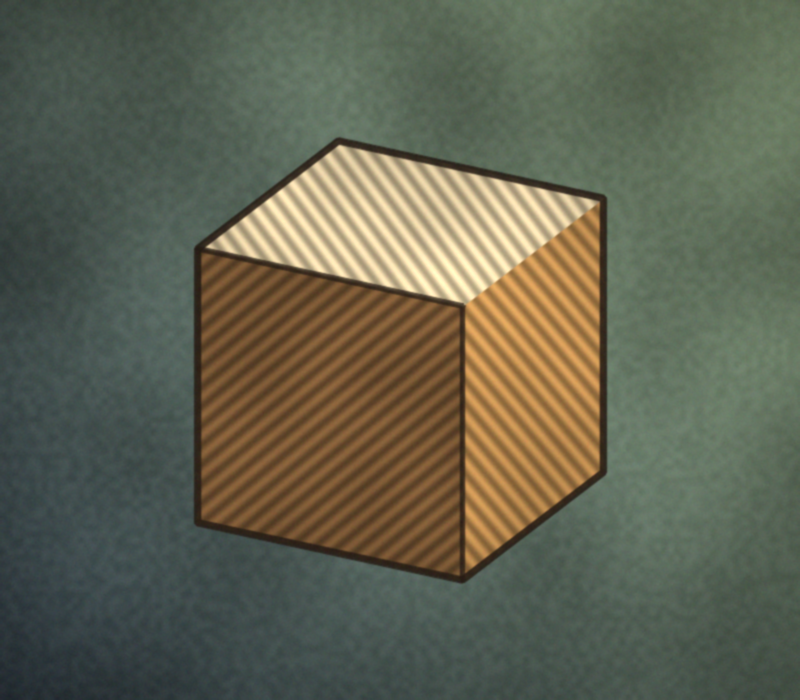
#> input picture samples/cube_off_axis.png, 800 x 700 px
$ python -i inference.py   (imports and definitions only)   (older library calls are emulated)
#> lines starting #> are read from the running program, lines starting #| are printed output that depends on the picture
#> further down, picture is the input picture: shape (700, 800, 3); mean B, G, R 81.6, 99.7, 97.6
### hexengine/canonical.py
"""Canonical reference: a mathematically perfect regular hexagon.

Circumradius 1, centred at the origin, y axis pointing DOWN (image convention), vertex 0 at the top,
vertices running clockwise on screen. This is the silhouette of a unit cube viewed along its body diagonal.
"""

from __future__ import annotations

import numpy as np

FRAME_SIZE = 512                    # canonical raster is FRAME_SIZE x FRAME_SIZE pixels
FRAME_SCALE = 0.45 * FRAME_SIZE     # pixels per canonical unit
CENTRE = np.zeros(2)


def canonical_vertices() -> np.ndarray:
    """Return the six exact vertices, shape (6, 2), V_k at angle -90 deg + 60 deg * k (y down)."""
    angles = np.deg2rad(-90.0 + 60.0 * np.arange(6))
    return np.stack([np.cos(angles), np.sin(angles)], axis=1)


VERTICES = canonical_vertices()


def edge_midpoints() -> np.ndarray:
    """Midpoint of edge (V_k, V_{k+1}) for k = 0..5, shape (6, 2)."""
    return 0.5 * (VERTICES + np.roll(VERTICES, -1, axis=0))


# [44 lines left out: functions construction_lines, canonical_to_frame_matrix, to_frame, from_frame, hexagon_mask, not called in this run]

### hexengine/inference.py
"""Layer and ternary inference on a normalised (canonical-frame) image.

OWNER: Agent C (inference). Ternary rule: see CONTRACTS.md.
Stages (each independently callable so the UI can toggle/inspect them):
  1. orientation_field  — structure tensor
  2. analyse_faces      — per-face dominant orientation + coherence for the current CubeState
  3. ternary assignment — inside analyse_faces, via assign_ternary
  4. primary_line       — the +1 (primary-sign) line vs the neutral vertical reference

Plain-words guide (for Clare and Ben)
-------------------------------------
**Structure tensor.** At every pixel we measure the brightness gradient (gx, gy): an arrow pointing
"uphill" across an edge or stripe. One arrow on its own is noisy, and arrows on the two sides of a stripe
point in opposite directions, so they cannot simply be averaged. Instead we form the 2x2 matrix

    J = [[gx*gx, gx*gy],
         [gx*gy, gy*gy]]

at each pixel and blur each of its three entries with a Gaussian (``sigma_tensor``). This is the
structure tensor. A gradient g and its opposite -g give the same J, so the opposite arrows reinforce
rather than cancel. The two eigenvalues l1 >= l2 >= 0 of the blurred J say how much gradient energy
there is along the dominant direction (l1) and across it (l2):

* l1 >> l2   -> a single clear direction (stripes, an edge): high coherence
* l1 ~= l2   -> no preferred direction (noise, a corner, isotropic texture): low coherence
* l1 = l2 = 0 -> flat region: no information at all (we set coherence 0)

The eigenvector for l1 points across the stripes (along the gradient). The LINE orientation we report,
``theta``, is perpendicular to it, i.e. along the stripes. With Jxx, Jyy, Jxy the blurred entries:

    gradient angle  phi   = 0.5 * atan2(2 Jxy, Jxx - Jyy)
    line angle      theta = phi + pi/2   (wrapped into [0, pi))
    energy                = Jxx + Jyy = l1 + l2   (trace)
    coherence             = (l1 - l2) / (l1 + l2) = sqrt((Jxx - Jyy)^2 + 4 Jxy^2) / (Jxx + Jyy)

We use this *linear* coherence form (not its square), so it is in [0, 1] and reads directly as
"fraction of the gradient energy that agrees on one direction".

**Doubled-angle trick.** Orientations are undirected: a line at 10 deg and a line at 190 deg are the same
line, and 5 deg and 175 deg are only 10 deg apart. Averaging raw angles gets this wrong (it would give
90 deg). So each orientation theta is turned into the unit vector (cos 2theta, sin 2theta): doubling the
angle makes theta and theta+pi land on the same vector, and 5 deg / 175 deg land close together. We
average these vectors (weighted), then halve the angle of the result to get back an orientation. The
length of the averaged vector (0..1) measures how much the pixels agree: this is the face coherence.

**Ternary rule** (CONTRACTS.md). Three rhombic regions are read, each with one corner at the hexagon centre.
Its *radial* line is the long diagonal running out from the centre; its *tangential* line is the short
diagonal, at right angles, wrapping around the centre. For a region with dominant line orientation theta
and coherence c:

* c below ``coherence_min``                      -> 0   (not enough structure to say anything)
* theta within ``angle_tol`` of the radial line  -> state.sign  (+1 convex, -1 concave: "primary")
* theta within ``angle_tol`` of the tangential   -> -state.sign
* anything else (oblique)                        -> 0

All angle differences are undirected (taken modulo pi, so they lie in [0, pi/2]).

**Which regions (the sign convention).** By default ("edges") the regions are centred on the reading's own
three cube edges, so a region's radial line IS one of that reading's edges. Calibrated on the tumbling-block
tile control: its real edges lie on the convex spokes, and it scores +1, +1, +1 under the convex reading and
0, 0, 0 under the concave one. The original rule ("faces") read the reading's own faces instead; their
boundaries are the edges, which the margin hides, so it scored that same tile -1, -1, -1 under CONCAVE.
In one line: **+1 = structure runs along the convex cube's edges; -1 = along the concave corner's edges.**

**Edge margin: the outline must not count as evidence.** The boundaries of each face are strong edges
in their own right: the hexagon outline (the warp's grey cut-off, or shape against background) and the
spokes (shading steps between faces). The structure tensor would happily read those as "structure":
e.g. the TOP face's two outer edges at 30 and 150 deg average (doubled angle) to horizontal, which is its
tangential line, so a plain, textureless hexagon would come out as -1. To avoid this, each face is read
only through a shrunken mask that stays a margin away from EVERY face boundary (outer edges and spokes).
The margin is ``edge_margin_frac`` (default 0.12) of the circumradius, but never less than the reach of
the blurs (4 * sigma_tensor + 4 * sigma_grad + 2 px, 32 px with the defaults), because the smoothing smears
a boundary's gradient that far inwards. On a textureless face even a faint smear would be the only signal.
"""

from __future__ import annotations

import dataclasses

import cv2
import numpy as np

from . import canonical, cube
from .types import CubeState, Face, FaceResult, OrientationField, PrimaryLine, TextureLock

# Default margin kept clear of face boundaries, as a fraction of the canonical circumradius (see face_masks).
DEFAULT_EDGE_MARGIN_FRAC = 0.12

# Below this tensor trace (relative to the image maximum, and in absolute terms) we treat a pixel as flat.
_REL_ENERGY_EPS = 1e-6
_ABS_ENERGY_EPS = 1e-12


# ---------------------------------------------------------------------------------------------------------
# small angle helpers
# ---------------------------------------------------------------------------------------------------------

def _wrap_orientation(theta):
    """Wrap any angle (scalar or array) into the orientation range [0, pi)."""
    out = np.mod(theta, np.pi)
    # np.mod can return exactly pi for tiny negative inputs because of rounding; fold that back to 0.
    return np.where(out >= np.pi, 0.0, out) if isinstance(out, np.ndarray) else (0.0 if out >= np.pi else float(out))


# [4 lines left out: function undirected_diff, not called in this run]


def _to_grey_float(image: np.ndarray) -> np.ndarray:
    """RGB/RGBA/grey image of any dtype -> float64 grey in roughly [0, 1]."""
    img = np.asarray(image)
    if img.ndim == 3:
        if img.shape[2] == 4:
            img = img[:, :, :3]
        if img.shape[2] == 1:
            img = img[:, :, 0]
        else:
            # ITU-R 601 luma weights (RGB channel order, as loaded by PIL / our pipeline)
            img = img[:, :, 0] * 0.299 + img[:, :, 1] * 0.587 + img[:, :, 2] * 0.114
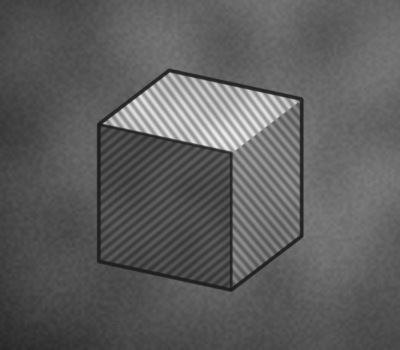
#> img: shape (700, 800) float64 (shown at 1/2 size); min 25.94, max 240.3, mean 94
    img = img.astype(np.float64)
    if np.asarray(image).dtype == np.uint8:
        img /= 255.0
    return img


# ---------------------------------------------------------------------------------------------------------
# 1. orientation field
# ---------------------------------------------------------------------------------------------------------

def orientation_field(image: np.ndarray, sigma_grad: float = 1.5, sigma_tensor: float = 6.0) -> OrientationField:
    """Structure tensor of an RGB or grey canonical-frame image (Sobel/Gaussian derivatives, tensor smoothing).
    theta = LINE orientation (perpendicular to gradient), in [0, pi), y-down frame pixels.
    coherence = (l1 - l2) / (l1 + l2)  (linear form, see module docstring); 0 where energy ~ 0.

    Gradients are "derivative of Gaussian": the grey image is first blurred with sigma_grad, then 3x3 Sobel
    filters take d/dx and d/dy (x right, y down). The three tensor products are blurred with sigma_tensor.
    Mask-agnostic: the whole raster is processed; callers restrict to faces with a mask afterwards.
    """
    grey = _to_grey_float(image)
    if sigma_grad > 0:
        grey = cv2.GaussianBlur(grey, (0, 0), sigmaX=sigma_grad, sigmaY=sigma_grad, borderType=cv2.BORDER_REFLECT)
    # Sobel with scale 1/8 gives a true finite-difference derivative (intensity units per pixel).
    gx = cv2.Sobel(grey, cv2.CV_64F, 1, 0, ksize=3, scale=1.0 / 8.0, borderType=cv2.BORDER_REFLECT)
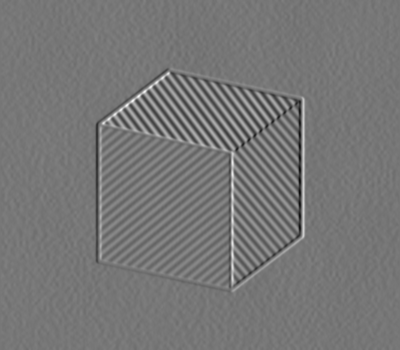
#> gx: shape (700, 800) float64 (shown at 1/2 size); min -0.0904, max 0.104, mean 0.000166; drawn with min black and max white
    gy = cv2.Sobel(grey, cv2.CV_64F, 0, 1, ksize=3, scale=1.0 / 8.0, borderType=cv2.BORDER_REFLECT)
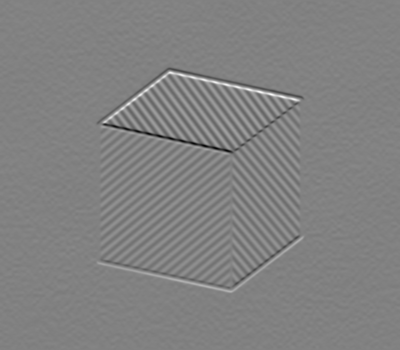
#> gy: shape (700, 800) float64 (shown at 1/2 size); min -0.144, max 0.139, mean -0.00014; drawn with min black and max white

    jxx, jyy, jxy = gx * gx, gy * gy, gx * gy
    if sigma_tensor > 0:
        blur = lambda a: cv2.GaussianBlur(a, (0, 0), sigmaX=sigma_tensor, sigmaY=sigma_tensor,
                                          borderType=cv2.BORDER_REFLECT)
        jxx, jyy, jxy = blur(jxx), blur(jyy), blur(jxy)
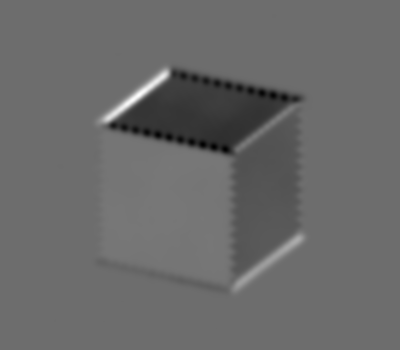
#> jxy: shape (700, 800) float64 (shown at 1/2 size); min -0.00117, max 0.00156, mean -3.54e-05; drawn with min black and max white

    energy = jxx + jyy                                       # = l1 + l2
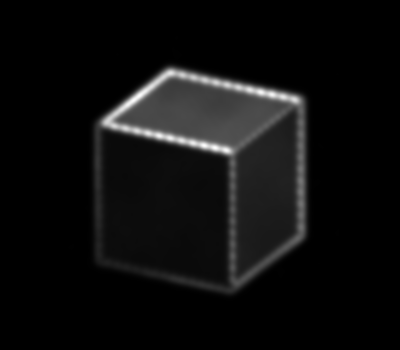
#> energy: shape (700, 800) float64 (shown at 1/2 size); min 1.98e-06, max 0.00431, mean 0.000241; drawn with min black and max white
    anisotropy = np.sqrt((jxx - jyy) ** 2 + 4.0 * jxy ** 2)  # = l1 - l2

    eps = max(_ABS_ENERGY_EPS, _REL_ENERGY_EPS * float(energy.max(initial=0.0)))
#> eps = 4.31e-09
    valid = energy > eps
#> valid: shape (700, 800) bool; every value is 1
    coherence = np.zeros_like(energy)
    coherence[valid] = anisotropy[valid] / energy[valid]
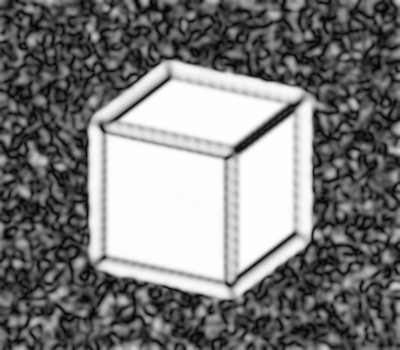
#> coherence: shape (700, 800) float64 (shown at 1/2 size); min 0.000483, max 1, mean 0.482
    coherence = np.clip(coherence, 0.0, 1.0)

    phi = 0.5 * np.arctan2(2.0 * jxy, jxx - jyy)             # dominant GRADIENT orientation
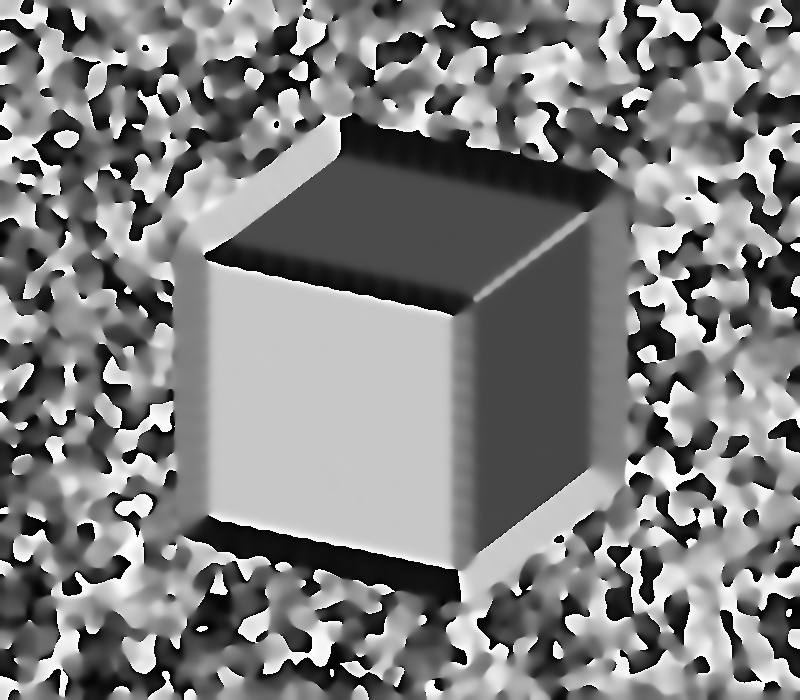
#> phi: shape (700, 800) float64; min -1.57, max 1.57, mean 0.00754; drawn with min black and max white
    theta = _wrap_orientation(phi + np.pi / 2.0)             # LINE orientation, perpendicular to gradient
    theta = np.where(valid, theta, 0.0)
    energy = np.where(valid, energy, 0.0)

    return OrientationField(theta=theta.astype(np.float64), coherence=coherence.astype(np.float64),
                            energy=energy.astype(np.float64))


# ---------------------------------------------------------------------------------------------------------
# 2. face projection
# ---------------------------------------------------------------------------------------------------------

# Buffer added to the measured wall width. The patch specified 4 px; on the baseline photos 4 px (and 6 px) still
# left a false six-fold texture lock in soap froth (pooled shuffle p = 0.0002 and 0.016): the film shades gradually
# for several pixels beyond the dark wall line. From 8 px that artefact was gone (p = 0.17 and higher) while the
# snowflakes' genuine lock was unchanged (p = 0.0025 at every buffer). So the default is 8 px; it is a setting.
SOURCE_MARGIN_BUFFER_PX = 8.0


# [39 lines left out: functions source_margin_frac, edge_margin_px, not called in this run]


CONVENTIONS = ("edges", "faces")
DEFAULT_CONVENTION = "edges"


# [149 lines left out: functions regions, face_masks, dominant_orientation, assign_ternary, analyse_faces, primary_line, not called in this run]


# ---------------------------------------------------------------------------------------------------------
# 5. six-fold texture lock (with a rotation-shuffle control)
# ---------------------------------------------------------------------------------------------------------

LOCK_P = 0.01            # significance level for "locked"
LOCK_MIN_ORDER = 0.10    # below this the texture has no six-fold pattern to speak of


# [49 lines left out: functions texture_lock, pooled_lock_test, not called in this run]

>>> import cv2
>>> picture = cv2.imread('../samples/cube_off_axis.png')
>>> result = orientation_field(picture)

$ run again, on samples/honeycomb.png
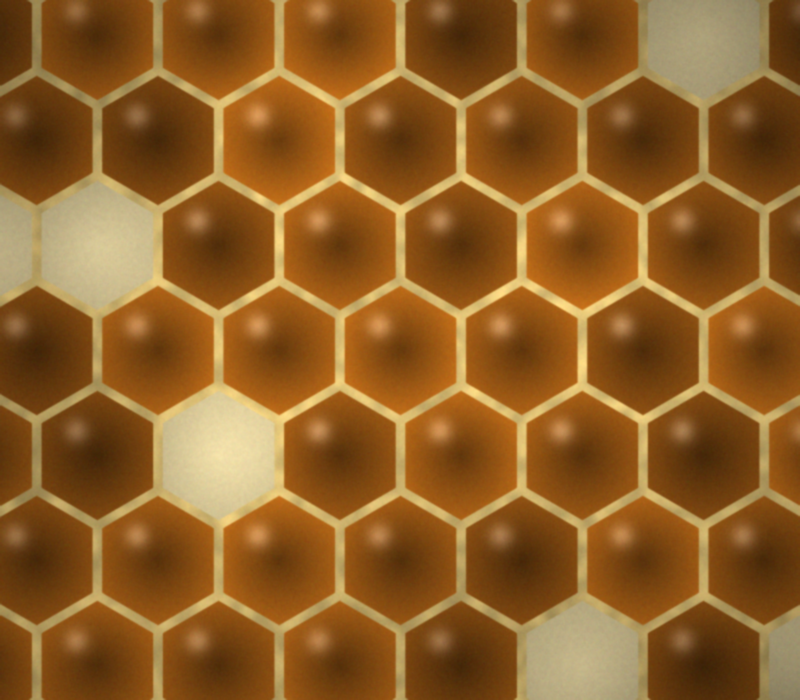
#> input picture samples/honeycomb.png, 800 x 700 px
#> picture is the input picture: shape (700, 800, 3); mean B, G, R 40, 95.7, 143.4
#> in orientation_field, `anisotropy = np.sqrt((jxx - jyy) ** 2 + 4.0 * jxy ** 2)`:
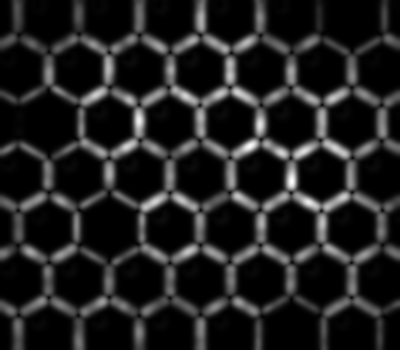
#> anisotropy: shape (700, 800) float64 (shown at 1/2 size); min 7.36e-09, max 0.00318, mean 0.00041; drawn with min black and max white
#> eps = 3.19e-09
#> valid: shape (700, 800) bool; every value is 1
#> in orientation_field, `phi = 0.5 * np.arctan2(2.0 * jxy, jxx - jyy)`:
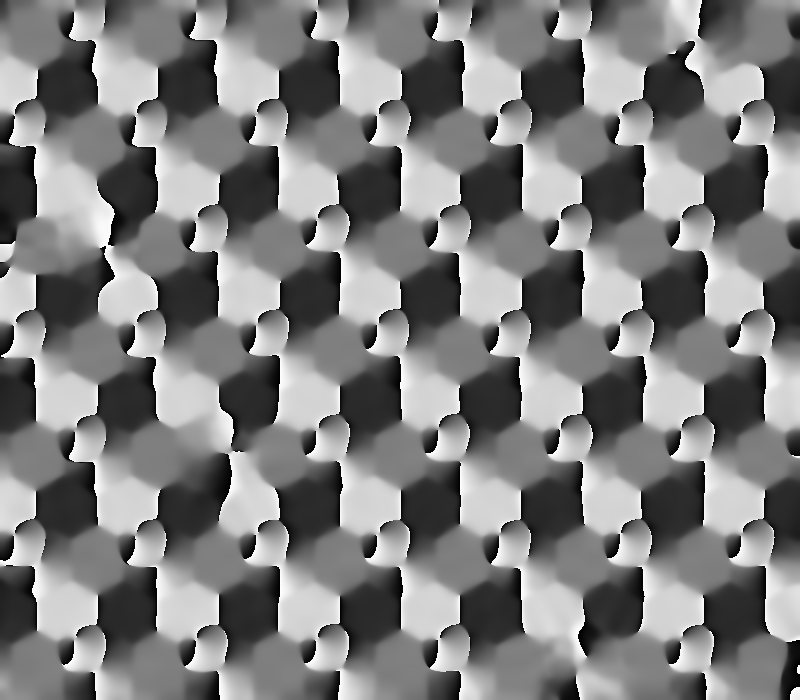
#> phi: shape (700, 800) float64; min -1.57, max 1.57, mean -0.00712; drawn with min black and max white
